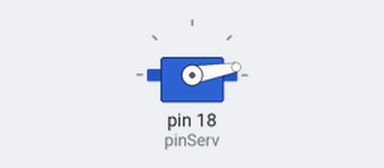
The sketch below on a simulated Arduino Uno, built with avr-gcc and run on an emulated ATmega328P. On the bench: servo.

Above: at 0.05 s.
Timing chart, 0 to 3.0 s (numbered marks = the images above):
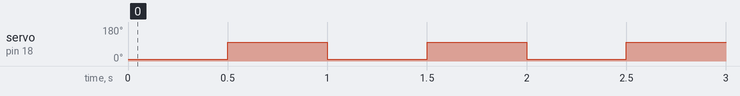

Measured:
- by itself, servo on pin 18 (pinServ): alternates 100° for 0.50 s and 10° for 0.50 s

The sketch:

Servo.ino
```cpp
//Ce programme test individuellement le moteur servo
#include<Servo.h>
Servo servo;
#define pinServ 18
const int nombrePas= 32*64;

void setup() {
  Serial.begin(9600);
  servo.attach(pinServ);

}

void loop() {
  servo.write(10);
  delay(500);
  servo.write(100);
  delay(500);
}
```
